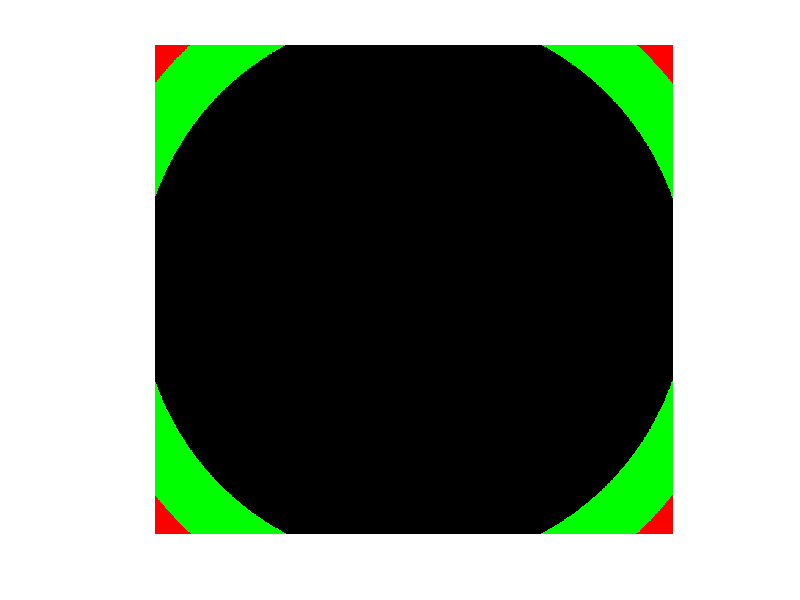

Write MATLAB code to recreate this figure.
clear
close all
m_imageWidth  = 848.0;
m_imageHeight = 800.0;

m_gamma1      = 807.0;
m_gamma2      = 813.0;

m_xi          = 1.8;

m_u0 = m_imageWidth/2;
m_v0 = m_imageHeight/2;

m_inv_K11 = 1.0 / m_gamma1;
m_inv_K13 = -m_u0/ m_gamma1;
m_inv_K22 = 1.0 / m_gamma2;
m_inv_K23 = -m_v0/ m_gamma2;



I = zeros(800,848,3);
   
for fish_x = 1: 848
    for fish_y=1:800
        mx_u = m_inv_K11 * fish_x + m_inv_K13;
        my_u = m_inv_K22 * fish_y + m_inv_K23;
        rho2_d = mx_u .* mx_u + my_u .* my_u;

        pt3d = [mx_u, my_u, (  1.0 - m_xi*(rho2_d+1)./(m_xi + (1+ (1 - m_xi*m_xi).*rho2_d ).^.5  )    )   ];

        norm_x = pt3d(:,1)./pt3d(:,3);
        norm_y = pt3d(:,2)./pt3d(:,3);

        norm_xy = [norm_x,norm_y];
        z_m = 1+m_xi*norm([norm_x,norm_y,1]);
        p_u_x = norm_x/z_m;
        p_u_y = norm_y/z_m;
        calfish_x = m_gamma1*p_u_x+m_u0;
        calfish_y = m_gamma2*p_u_y+m_v0;
        calfishxy = [calfish_x,calfish_y];
        if abs(fish_x-calfish_x)>5
            I(fish_y,fish_x,:)=[255,0,0];
            if(isreal(calfish_x))
                I(fish_y,fish_x,:)=[0,255,0];
                [calfish_x,calfish_y,fish_x,fish_y]
            end
        end
    end
end
I = uint8(I);
figure,
imshow(I)